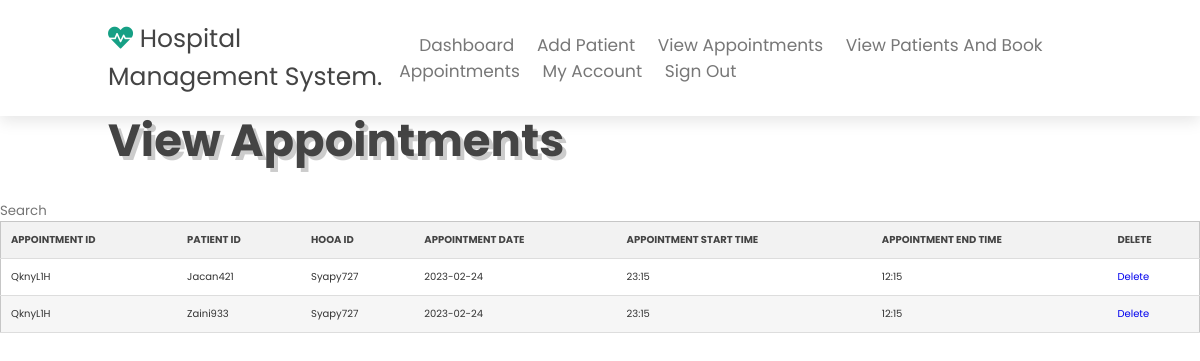
Screenshot of /htdocs/Software_Projects_C2010722/Receptionist_View_All_Appointments.php with the database file from the repository.
### tables this page shows
CREATE TABLE "Appointments" (
	"Appointment_ID"	TEXT,
	"Patient_ID"	TEXT,
	"HOOA_ID"	TEXT,
	"Appointment_Date"	TEXT,
	"Appointment_Start_Time"	TEXT
, "Appointment_End_Time"	TEXT);

### htdocs/Software_Projects_C2010722/viewAppointmentsSQL.php (called while the page is built)
<?php
function getUsers (){
    $db = new SQLITE3('C:\xampp\Software_Projects_C2010722_Database\Hospital_Database.db');
    $sql = "SELECT * FROM Appointments";
    $stmt = $db->prepare($sql);
    $result = $stmt->execute();
    $arrayResult = [];
    while ($row = $result->fetchArray()){
        $arrayResult [] = $row;
    }
    return $arrayResult;
}

### htdocs/Software_Projects_C2010722/Receptionist_View_All_Appointments.php (the view, shortened to what this page needs)
<?php require("receptionistNavBar.php");
include_once("viewAppointmentsSQL.php");
$user = getUsers ();
?>
<div class="container">
    <main role="main" class="pb-3">
        <section class="home" id="home">
        <div class="content">
        <h3>View Appointments</h3>
        </div>
        </section>
    </main>
</div>
<div class="content">
    <div class="row">
        <div class="table-container">
            <div class="search-wrapper">
                <input type="text" id="myInput2" placeholder="Search" onkeyup="myFunction2()">
            </div>
            <table id="myTable2" class="responsive-table">
                <thead>
                    <tr>
                                    <th>Appointment ID</th>
                                    <th>Patient ID</th>
                                    <th>HOOA ID</th>
                                    <th>Appointment Date</th>
                                    <th>Appointment Start Time</th>
                                    <th>Appointment End Time</th>
                                    <th>Delete</th>
                    </tr>
                </thead>
                <tbody>
                                <?php
                                    for ($i=0; $i<count($user); $i++):
                                ?>
                                <tr>
                                    <td><?php echo $user[$i]['Appointment_ID']?></td>
                                    <td><?php echo $user[$i]['Patient_ID']?></td>
                                    <td><?php echo $user[$i]['HOOA_ID']?></td>
                                    <td><?php echo $user[$i]['Appointment_Date']?></td>
                                    <td><?php echo $user[$i]['Appointment_Start_Time']?></td>
                                    <td><?php echo $user[$i]['Appointment_End_Time']?></td>
                                    <td><a href="DeleteAppointment.php?Appointment_ID=<?php echo $user[$i]['Appointment_ID']; ?>">Delete</a></td>
                                </tr>
                            <?php endfor;?>
                </tbody>
            </table>
        </div>
    </div>

### htdocs/Software_Projects_C2010722/css/style.css (style rules this page uses)
:root { --green:#16a085; --black:#444; --light-color:#777; --box-shadow:.5rem .5rem 0 rgba(22, 160, 133, .2); --text-shadow:.4rem .4rem 0 rgba(0, 0, 0, .2); --border:.2rem solid var(--green); }
* { font-family: 'Poppins', sans-serif; margin:0; padding: 0; box-sizing: border-box; outline: none; border: none; text-transform: capitalize; transition: all .2s ease-out; text-decoration: none; }
html { font-size: 62.5%; overflow-x: hidden; scroll-padding-top: 7rem; scroll-behavior: smooth; }
section { padding:2rem 9%; }
.home { display: flex; align-items: center; flex-wrap: wrap; gap:1.5rem; padding-top: 10rem; }
.home .content { flex:1 1 45rem; }
.home .content h3 { font-size: 4.5rem; color:var(--black); line-height: 1.8; text-shadow: var(--text-shadow); }
.table-container { max-width: 100%; overflow-x: auto; }
.responsive-table { border-collapse: collapse; border-spacing: 0; width: 100%; max-width: 100%; margin-bottom: 1rem; background-color: #fff; color: #333; border: 1px solid #c6c6c6; border-radius: .25rem; }
.responsive-table th, .responsive-table td { padding: 1rem; vertical-align: top; text-align: left; }
.responsive-table th { font-weight: bold; background-color: #f2f2f2; }
.responsive-table tbody tr:nth-of-type(even) { background-color: #f6f6f6; }
table { border-collapse: collapse; width: 100%; max-width: 800px; margin: 0 auto; background-color: #ffffff; border: 1px solid #ddd; }
th, td { text-align: left; padding: 8px; border-bottom: 1px solid #ddd; }
th { background-color: #f2f2f2; color: #444444; font-weight: bold; text-transform: uppercase; }

### rows the page displays
appointments: Appointment_ID "QknyL1H", Patient_ID "Jacan421", HOOA_ID "Syapy727", Appointment_Date "2023-02-24", Appointment_Start_Time "23:15", Appointment_End_Time "12:15"
appointments: Appointment_ID "QknyL1H", Patient_ID "Zaini933", HOOA_ID "Syapy727", Appointment_Date "2023-02-24", Appointment_Start_Time "23:15", Appointment_End_Time "12:15"
